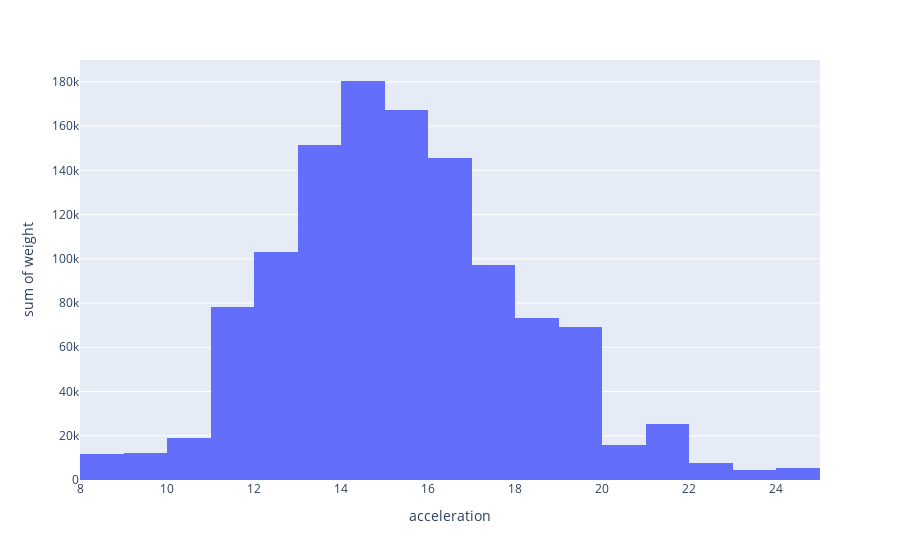

Notebook source saved alongside this figure:
### Code cell
# acceleration based on weight 
px.histogram(df,x=df.acceleration,y=df.weight)

### Figure 1 — Plotly figure (JSON) as saved in the notebook; plotly's stock layout.template omitted (floating-point values rounded to 4 significant figures; data arrays with more than 128 entries replaced by an {"elided": "..."} marker saying what was removed)
{"data": [{"alignmentgroup": "True", "bingroup": "x", "histfunc": "sum", "hovertemplate": "acceleration=%{x}<br>sum of weight=%{y}<extra></extra>", "legendgroup": "", "marker": {"color": "#636efa", "pattern": {"shape": ""}}, "name": "", "offsetgroup": "", "orientation": "v", "showlegend": false, "type": "histogram", "x": {"elided": "392 float values"}, "xaxis": "x", "y": {"elided": "392 int values"}, "yaxis": "y"}], "layout": {"barmode": "relative", "legend": {"tracegroupgap": 0}, "margin": {"t": 60}, "xaxis": {"anchor": "y", "domain": [0, 1], "title": {"text": "acceleration"}}, "yaxis": {"anchor": "x", "domain": [0, 1], "title": {"text": "sum of weight"}}}}
